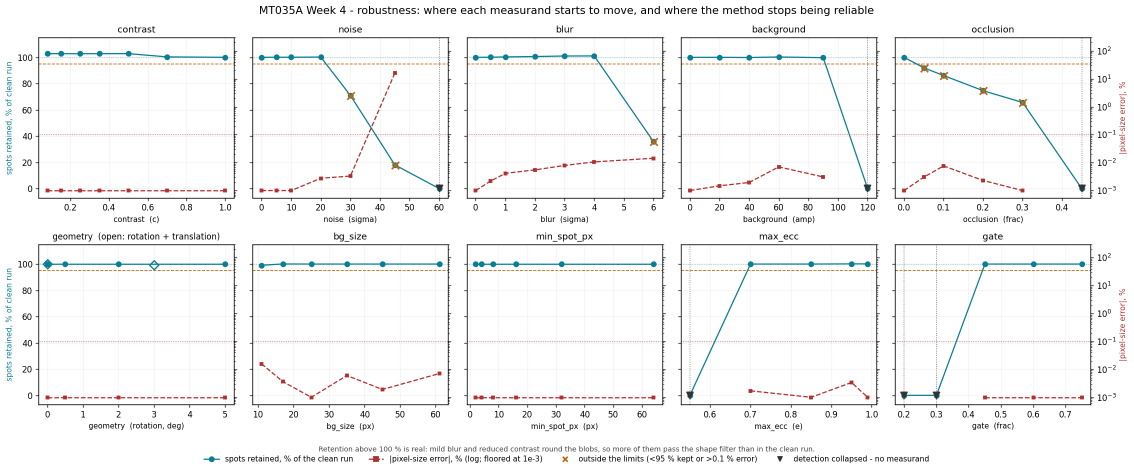
#> input picture docs/week4-robustness.png, 2267 x 945 px (shown at 1/2 size)
$ python robustness.py docs/week4-robustness.png
#> lines starting #> are read from the running program, lines starting #| are printed output that depends on the picture
### bse_register.py
#!/usr/bin/env python3
"""
MT035A Week 2 - BSE calibration-pattern registration.

Detects the melt spots on a BSE snapshot of the PBF-EB calibration plate,
registers them against the nominal (programmed) pattern with a similarity
transform, and reports the deviation measures required by the group project:

    dX, dY        translation
    dtheta        rotation (defined modulo 90 deg for a square lattice)
    scale error   derived pixel size vs the nominal 2.000 mm lattice pitch
    distortion    per-spot residual field left after removing the similarity

Model:  [x', y'] = s * R(theta) * [x, y] + [tx, ty]

Usage
-----
    python3 bse_register.py SNAPSHOT.png [reference_spots.csv]

If the reference file is omitted, 'reference_spots.csv' next to this script
is used.

Outputs (written next to SNAPSHOT.png)
--------------------------------------
    SNAPSHOT-overlay.png      verification figure: nominal pattern drawn on
                              top of the snapshot, zoom, residual quiver map,
                              residual histogram, numeric summary
    SNAPSHOT-deviations.csv   one row per matched spot: nominal position in mm,
                              observed position in px and in mm (own
                              calibration, origin at the BSE reference spot),
                              dX/dY/radial deviation and local deviation vector
    SNAPSHOT-summary.csv      one row with the global fit and its statistics

Requires: numpy, scipy, scikit-image, matplotlib.
"""

import os
import sys

import numpy as np
from scipy import ndimage as ndi
from scipy.spatial import cKDTree
from skimage import filters, io, measure, morphology, segmentation
from skimage.feature import peak_local_max
import matplotlib
matplotlib.use("Agg")
import matplotlib.pyplot as plt

PITCH_MM = 2.0          # nominal lattice pitch of the reference pattern, mm
MIN_SPOT_PX = 8         # smallest blob kept before shape filtering
BG_FILTER_PX = 25       # median-filter width used to estimate the background
RIM_PX = 12             # how far the working area is pulled in from the rim
AREA_LO, AREA_HI = 0.3, 4.0      # kept blob area, as a fraction of the median
MAX_ECC = 0.85          # kept blob eccentricity
ICP_ITERS = 30
GATE_FRACTION = 0.45    # match radius as a fraction of the lattice pitch
BG_MODE = "median"      # background removal: "median" or "tophat".
#   The morphological black top-hat is the textbook choice and finds ~13 more
#   spots on a clean snapshot, but it is a local min-max operation and so is
#   noise-sensitive: at sigma=30 grey levels it returns a confident 11.5 %
#   pixel-size error where the median filter is still right. Robustness beats
#   13 spots, so the median stays the default and the top-hat is an option the
#   sweep measures.
SPLIT_MERGED = True     # separate touching spots instead of discarding them
REFINE = True           # second pass: measure where a spot must be
REFINE_WIN = 0.30       # search half-window, as a fraction of the pitch
REFINE_MIN_Q = 1.5      # peak must reach this multiple of the Otsu level
REFINE_MAX_FRAC = 0.20  # refuse the second pass if it recovers more than this
#   fraction of the first pass's matches -- see the guard in `solve`.


# ---------------------------------------------------------------- detection

# [408 lines left out: functions _disk, detect, _aspect, _split_merged, lattice_pitch_and_angle, affine_fit and 8 more, not called in this run]


def load_reference(path):
    """Read the nominal pattern from the CSV.

    Returns (xy_mm, origin_index, px_per_mm) with xy_mm in millimetres,
    relative to the unambiguous reference spot chosen in Week 1.

    The millimetre columns stored in the CSV are NOT used. They were written
    with a rounded image scale of 18.000 px/mm, while the pattern's actual
    lattice pitch is 35.911 px; taking them at face value stretches the whole
    reference by 0.25 % and pushes the same error straight into the derived
    BSE pixel size. Instead the pattern is re-scaled here from its own lattice
    against the nominal PITCH_MM, which is the quantity the machine was
    programmed with. If the CSV has no pixel columns, the millimetre columns
    are used as a fallback and a warning is printed.
    """
    table = np.genfromtxt(path, delimiter=",", names=True)
    cols = table.dtype.names

    if "is_reference" in cols and (table["is_reference"] == 1).any():
        origin = int(np.flatnonzero(table["is_reference"] == 1)[0])
    else:
        origin = None

    if "x_px" in cols and "y_px" in cols:
        pitch_px = _reference_pitch(table["x_px"], table["y_px"])
        px_per_mm = pitch_px / PITCH_MM
        if origin is None:
            origin = int(np.argmin(np.hypot(table["x_px"] - table["x_px"].mean(),
                                            table["y_px"] - table["y_px"].mean())))
        x0, y0 = table["x_px"][origin], table["y_px"][origin]
        xy = np.column_stack([(table["x_px"] - x0) / px_per_mm,
                              (y0 - table["y_px"]) / px_per_mm])
        print(f"reference pattern   pitch {pitch_px:.4f} px -> "
              f"{px_per_mm:.4f} px/mm ({1000 / px_per_mm:.3f} um/px), "
              f"{len(xy)} spots")
        return xy, origin, px_per_mm

    print("WARNING: no pixel columns in the reference file; falling back to "
          "its stored millimetre columns and their assumed scale")
    x_key = "x_mm" if "x_mm" in cols else "x_mm_rel"
    y_key = "y_mm" if "y_mm" in cols else "y_mm_rel"
    xy = np.column_stack([table[x_key], table[y_key]])
    if origin is None:
        origin = int(np.argmin(np.hypot(xy[:, 0], xy[:, 1])))
    return xy, origin, float("nan")


# [222 lines left out: functions lattice_ids, overlay_figure, main, not called in this run]


# [4 lines that do not run on import are left out]

### robustness.py
#!/usr/bin/env python3
"""
MT035A Week 4 - robustness of the method, measured on a real BSE image.

The brief asks how the measurands move when image quality or method settings
change, and where the method stops being reliable. This script takes a real
snapshot, applies controlled degradations and parameter changes one at a time,
re-runs the whole pipeline on each, and records what every measurand did.

Degradations applied to the image
    contrast     grey values compressed towards the mean
    noise        additive Gaussian noise, in grey levels
    blur         Gaussian blur, to mimic defocus
    background   an added linear intensity ramp across the field
    occlusion    a wedge of the plate blanked out
    geometry     a KNOWN rotation and shift - the fit has to recover it

Method parameters swept
    bg_size      width of the background median filter
    min_spot_px  smallest blob kept
    max_ecc      blob eccentricity limit
    gate         match radius, as a fraction of the lattice pitch

Usage
-----
    python3 robustness.py [SNAPSHOT.png] [reference_spots.csv]

Writes week4-robustness.csv and week4-robustness.png.

Requires: numpy, scipy, scikit-image, matplotlib.
"""

import csv
import sys

import numpy as np
from scipy import ndimage as ndi
from skimage import io
import matplotlib
matplotlib.use("Agg")
import matplotlib.pyplot as plt
import matplotlib.lines as mlines

import bse_register as B

# A run is called unreliable when any of these is exceeded. They are our
# proposal, not values given in the data.
#
# The retained fraction is measured against the CLEAN run on the same image,
# not against the full reference pattern: part of the programmed pattern falls
# outside the imaged area, so even a perfect run on this snapshot matches only
# about 90 % of the 1597 reference points. What robustness is about is how many
# of the spots a clean run finds still survive the degradation.
MIN_RETAINED = 0.95
MAX_PIXEL_ERR_PCT = 0.10
MAX_ANGLE_ERR_DEG = 0.05


def grey(img):
    g = img.astype(float)
    return g[..., :3].mean(axis=2) if g.ndim == 3 else g
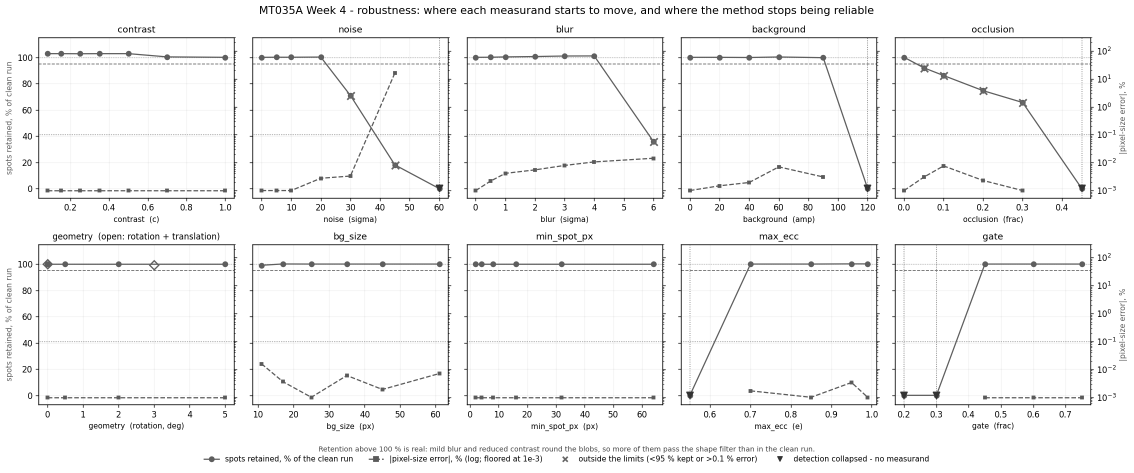
#> returned value: shape (945, 2267) float64 (shown at 1/2 size); min 0, max 255, mean 245.9


# [20 lines left out: function measure, not called in this run]


# ----------------------------------------------------------- degradations

def deg_contrast(g, c):
    return np.clip((g - g.mean()) * c + g.mean(), 0, 255)


def deg_noise(g, sigma, seed=0):
    rng = np.random.default_rng(seed)
    return np.clip(g + rng.normal(0, sigma, g.shape), 0, 255)


def deg_blur(g, sigma):
    return g if sigma == 0 else ndi.gaussian_filter(g, sigma)


# [16 lines left out: functions deg_background, deg_occlusion, not called in this run]


def deg_geometry(g, angle_deg, shift_px):
    out = ndi.rotate(g, angle_deg, reshape=False, order=1, cval=0.0)
    return ndi.shift(out, shift_px, order=1, cval=0.0)


# ------------------------------------------------------------------- main

# [14 lines left out: function plot_only, not called in this run]


def main(img_path="bse-snapshot-img2.png", ref_path="reference_spots.csv"):
    g0 = grey(io.imread(img_path))
    ref_mm, _, _ = B.load_reference(ref_path)

    base = measure(g0, ref_mm)
    if base is None:
        sys.exit("the baseline run failed - check the inputs")
    print(f"baseline: {base['n_matched']} matched, pixel "
          f"{base['pixel_um']:.3f} um, angle {base['angle']:+.4f} deg, "
          f"RMS {base['rms_um']:.1f} um\n")

    rows = []

    # [33 lines left out: function record, not called in this run]

    print("image quality")
    for c in [1.0, 0.7, 0.5, 0.35, 0.25, 0.15, 0.08]:
        record("contrast", "c", c, measure(deg_contrast(g0, c), ref_mm))
    for s in [0, 5, 10, 20, 30, 45, 60]:
        record("noise", "sigma", s, measure(deg_noise(g0, s), ref_mm))
    for s in [0, 0.5, 1.0, 2.0, 3.0, 4.0, 6.0]:
        record("blur", "sigma", s, measure(deg_blur(g0, s), ref_mm))
    for a in [0, 20, 40, 60, 90, 120]:
        record("background", "amp", a, measure(deg_background(g0, a), ref_mm))
    for f in [0.0, 0.05, 0.10, 0.20, 0.30, 0.45]:
        record("occlusion", "frac", f, measure(deg_occlusion(g0, f), ref_mm))

    print("\nknown geometry - the fit must recover what we applied")
    for ang, sh in [(0.0, (0, 0)), (0.5, (0, 0)), (2.0, (0, 0)),
                    (5.0, (0, 0)), (0.0, (15, -20)), (3.0, (25, 10))]:
        res = measure(deg_geometry(g0, ang, sh), ref_mm)
        # ndi.rotate turns the image content anticlockwise in array
        # coordinates, so the fitted angle moves by -ang.
        record("geometry", f"rot{ang}_shift{sh[0]}+{sh[1]}", ang, res,
               angle_truth=base["angle"] - ang,
               note="recovery of an applied transform")

    print("\nmethod parameters")
    for v in [11, 17, 25, 35, 45, 61]:
        record("bg_size", "px", v, measure(g0, ref_mm, bg_size=v))
    for v in [2, 4, 8, 16, 32, 64]:
        record("min_spot_px", "px", v, measure(g0, ref_mm, min_spot_px=v))
    for v in [0.55, 0.70, 0.85, 0.95, 0.99]:
        record("max_ecc", "e", v, measure(g0, ref_mm, max_ecc=v))
    for v in [0.20, 0.30, 0.45, 0.60, 0.75]:
        record("gate", "frac", v, measure(g0, ref_mm, gate_fraction=v))

    # ------------------------------------------------------------- output
    cols = ["family", "parameter", "value", "n_detected", "n_matched", "frac",
            "retained", "pixel_um", "pixel_err_pct", "angle_err_deg", "rms_um",
            "complete", "accurate", "reliable", "note"]
    with open("week4-robustness.csv", "w", newline="") as fh:
        w = csv.writer(fh)
        w.writerow(cols)
        for r in rows:
            w.writerow([
                f"{r[c]:.4f}" if isinstance(r[c], float) and np.isfinite(r[c])
                else ("" if isinstance(r[c], float) else r[c])
                for c in cols])

    draw(rows)

    n_ok = sum(r["reliable"] for r in rows)
    n_acc = sum(r["accurate"] for r in rows)
    print(f"\n{n_ok} of {len(rows)} runs were both complete and accurate; "
          f"{n_acc} stayed accurate on whatever spots survived")
    print("written: week4-robustness.csv, week4-robustness.png")


# [110 lines left out: function draw, not called in this run]


if __name__ == "__main__":
    if "--plot-only" in sys.argv:
        plot_only()
    else:
#> (the run stopped early here; a loop or call above may not have finished)
